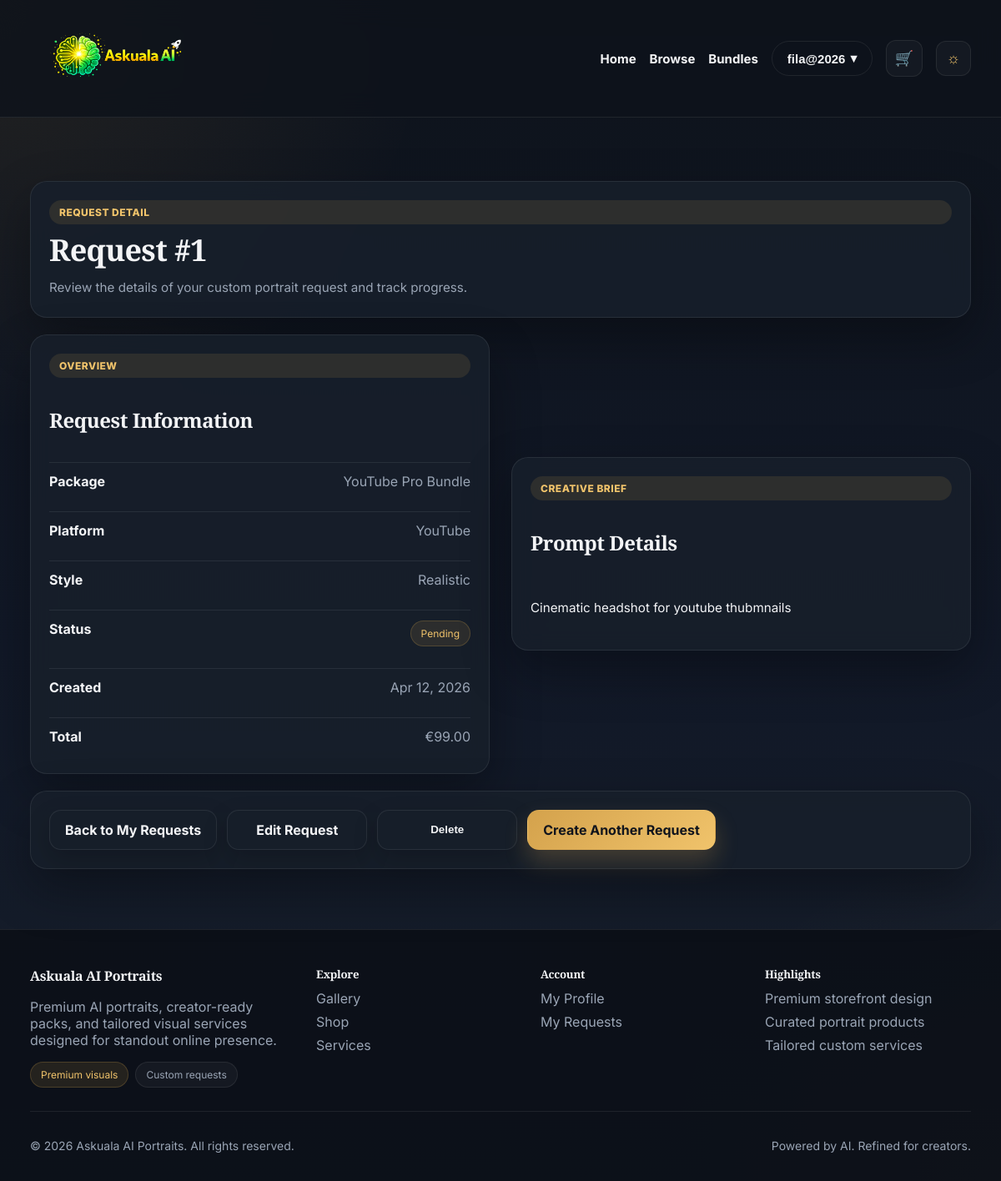
The page /services/requests/1/ (signed in) on the database its author committed.
### services/models.py (models this page shows, shortened)
class CustomRequest(models.Model):
    STATUS_CHOICES = [
        ('pending', 'Pending'),
        ('in_progress', 'In Progress'),
        ('completed', 'Completed'),
        ('cancelled', 'Cancelled'),
    ]
    STYLE_CHOICES = [
        ('realistic', 'Realistic'),
        ('cartoon', 'Cartoon'),
        ('cinematic', 'Cinematic'),
        ('studio', 'Studio'),
        ('other', 'Other'),
    ]
    PLATFORM_CHOICES = [
        ('instagram', 'Instagram'),
        ('facebook', 'Facebook'),
        ('tiktok', 'TikTok'),
        ('youtube', 'YouTube'),
        ('other', 'Other'),
    ]
    user = models.ForeignKey(
        settings.AUTH_USER_MODEL,
        on_delete=models.CASCADE,
        related_name='custom_requests'
    )
    package = models.ForeignKey(
        ServicePackage,
        on_delete=models.SET_NULL,
        null=True,
        blank=True,
        related_name='requests'
    )
    platform_type = models.CharField(max_length=20, choices=PLATFORM_CHOICES)
    style_choice = models.CharField(max_length=20, choices=STYLE_CHOICES)
    prompt_details = models.TextField()
    extra_notes = models.TextField(blank=True)
    total_price = models.DecimalField(max_digits=8, decimal_places=2, default=0.00)
    status = models.CharField(max_length=20, choices=STATUS_CHOICES, default='pending')
    created_at = models.DateTimeField(auto_now_add=True)
    updated_at = models.DateTimeField(auto_now=True)
    class Meta:
        ordering = ['-created_at']

class ServicePackage(models.Model):
    PLATFORM_CHOICES = [
        ('instagram', 'Instagram'),
        ('facebook', 'Facebook'),
        ('tiktok', 'TikTok'),
        ('youtube', 'YouTube'),
        ('other', 'Other'),
    ]
    name = models.CharField(max_length=100)
    image_url = models.URLField(blank=True, null=True)
    description = models.TextField()
    base_price = models.DecimalField(max_digits=8, decimal_places=2)
    number_of_images = models.PositiveIntegerField(default=10)
    turnaround_days = models.PositiveIntegerField(default=3)
    platform_type = models.CharField(max_length=20, choices=PLATFORM_CHOICES)
    is_active = models.BooleanField(default=True)
    created_at = models.DateTimeField(auto_now_add=True)
    class Meta:
        ordering = ['name']

### services/views.py (the view)
# urls.py: path('requests/<int:pk>/', request_detail, name='request_detail'),
@login_required
def request_detail(request, pk):
    custom_request = get_object_or_404(CustomRequest, pk=pk, user=request.user)
    return render(request, 'services/request_detail.html', {'custom_request': custom_request})

### home/templatetags/nav_extras.py (called while the page is built)
@register.filter
def starts_with(value, arg):
    try:
        return str(value).startswith(str(arg))
    except Exception:
        return False

### shop/context_processors.py (called while the page is built)
def cart_count(request):
    cart = request.session.get('cart', {})
    count = sum(item.get('quantity', 0) for item in cart.values())
    return {
        'cart_count': count,
    }

### templates/services/request_detail.html (shortened to what this page needs)
{% extends "base.html" %}
{% block content %}
<section class="section">
    <div class="card-soft page-intro-card">
        <span class="badge accent">Request Detail</span>
        <h1>Request #{{ custom_request.id }}</h1>
        <p class="muted">
            Review the details of your custom portrait request and track progress.
        </p>
    </div>
    <div class="split">
        <div class="card-soft">
            <span class="badge">Overview</span>
            <h2>Request Information</h2>
            <div class="meta-row">
                <span class="meta-label">Package</span>
                <span class="meta-value">
                    {{ custom_request.package.name|default:"Custom package" }}
                </span>
            </div>
            <div class="meta-row">
                <span class="meta-label">Platform</span>
                <span class="meta-value">
                    {{ custom_request.get_platform_type_display }}
                </span>
            </div>
            <div class="meta-row">
                <span class="meta-label">Style</span>
                <span class="meta-value">
                    {{ custom_request.get_style_choice_display }}
                </span>
            </div>
            <div class="meta-row">
                <span class="meta-label">Status</span>
                <span class="meta-value">
                    <span class="pill accent">{{ custom_request.get_status_display }}</span>
                </span>
            </div>
            <div class="meta-row">
                <span class="meta-label">Created</span>
                <span class="meta-value">
                    {{ custom_request.created_at|date:"M d, Y" }}
                </span>
            </div>
            <div class="meta-row">
                <span class="meta-label">Total</span>
                <span class="meta-value">
                    €{{ custom_request.total_price }}
                </span>
            </div>
        </div>
        <div class="card-soft">
            <span class="badge">Creative Brief</span>
            <h2>Prompt Details</h2>
            {% if custom_request.prompt_details %}
                <p>{{ custom_request.prompt_details }}</p>
            {% else %}
                <p class="muted">
                    No brief was provided for this request.
                </p>
            {% endif %}
        </div>
    </div>
    <div class="card-soft">
        <div class="cta-row">
            <a href="{% url 'request_list' %}" class="btn-secondary">
                Back to My Requests
            </a>
            <a href="{% url 'edit_request' custom_request.id %}" class="btn-secondary">
                Edit Request
            </a>
            <form method="post" action="{% url 'delete_request' custom_request.id %}" class="inline-form">
                <button type="submit" class="btn-secondary">Delete</button>
            </form>
            <a href="{% url 'create_request' %}" class="btn-primary">
                Create Another Request
            </a>
        </div>
    </div>
</section>
{% endblock %}

### templates/includes/navbar.html (shortened to what this page needs)
{% load static nav_extras %}
<header class="site-header">
    <nav class="site-nav container">
        <a href="{% url 'home' %}" class="brand-link" aria-label="Askuala AI Portraits home">
            <img
                src="{% static 'img/askuala-logo.png' %}"
                alt="Askuala AI Portraits"
                class="logo logo-large"
            >
        </a>
        {% url 'home' as home_url %}
        {% url 'browse' as browse_url %}
        {% url 'ai_bundles' as ai_bundles_url %}
        {% url 'cart_view' as cart_url %}
        <ul class="nav-menu">
            <li><a href="{{ home_url }}" class="{% if request.path == home_url %}active{% endif %}">Home</a></li>
            <li><a href="{{ browse_url }}" class="{% if request.path|starts_with:browse_url %}active{% endif %}">Browse</a></li>
            <li><a href="{{ ai_bundles_url }}" class="{% if request.path|starts_with:ai_bundles_url %}active{% endif %}">Bundles</a></li>
            {% if user.is_authenticated %}
                <li class="nav-user">
                    <button class="nav-btn nav-btn-outline nav-user-toggle">
                        {{ user.get_full_name|default:user.username }}
                        <span aria-hidden="true">▾</span>
                    </button>
                </li>
                <li>
                    <a href="{{ cart_url }}" class="cart-nav-link {% if request.path|starts_with:cart_url %}active{% endif %}" aria-label="View cart">
                        <span class="cart-nav-icon">🛒</span>
                    </a>
                </li>
            {% else %}
                <li><a href="{% url 'signup' %}" class="nav-btn nav-btn-outline">Sign Up</a></li>
                <li><a href="{% url 'login' %}" class="nav-btn nav-btn-solid">Login</a></li>
            {% endif %}
            <li>
                <button id="themeToggle" class="theme-toggle" aria-label="Toggle theme">☼</button>
            </li>
        </ul>
    </nav>
</header>

### rows shown on the page
CustomRequest: id "1", package.name "YouTube Pro Bundle", platform_type "YouTube", style_choice "Realistic", status "Pending", created_at "Apr 12, 2026", total_price "99.00", prompt_details "Cinematic headshot for youtube thubmnails"

### other values the page prints
{{ user.get_full_name|default:user.username }} "fila@2026"
